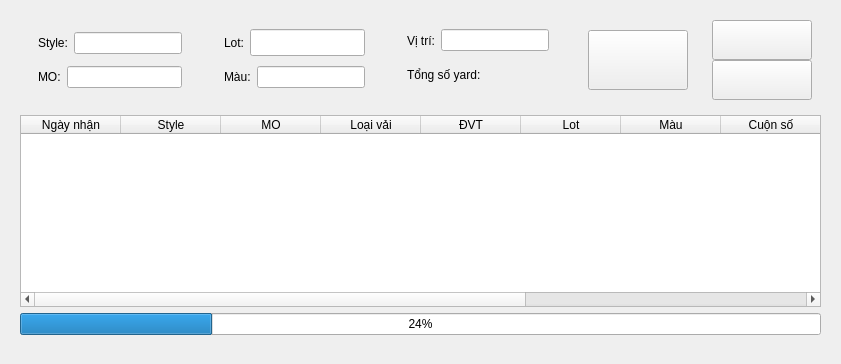
      <widget class="QWidget" name="tab_4">
       <attribute name="title">
        <string>Tồn kho</string>
       </attribute>
       <layout class="QVBoxLayout" name="verticalLayout_25">
        <item>
         <widget class="QWidget" name="widget_105" native="true">
          <layout class="QHBoxLayout" name="horizontalLayout_61">
           <item>
            <widget class="QWidget" name="widget_108" native="true">
             <layout class="QVBoxLayout" name="verticalLayout_42">
              <item>
               <widget class="QWidget" name="widget_110" native="true">
                <layout class="QHBoxLayout" name="horizontalLayout_63">
                 <property name="topMargin">
                  <number>0</number>
                 </property>
                 <property name="bottomMargin">
                  <number>0</number>
                 </property>
                 <item>
                  <widget class="QLabel" name="label_38">
                   <property name="text">
                    <string>Style:</string>
                   </property>
                  </widget>
                 </item>
                 <item>
                  <widget class="QLineEdit" name="tb401">
                   <property name="text">
                    <string/>
                   </property>
                  </widget>
                 </item>
                </layout>
               </widget>
              </item>
              <item>
               <widget class="QWidget" name="widget_112" native="true">
                <layout class="QHBoxLayout" name="horizontalLayout_64">
                 <property name="topMargin">
                  <number>0</number>
                 </property>
                 <property name="bottomMargin">
                  <number>0</number>
                 </property>
                 <item>
                  <widget class="QLabel" name="label_39">
                   <property name="text">
                    <string>MO:</string>
                   </property>
                  </widget>
                 </item>
                 <item>
                  <widget class="QLineEdit" name="tb402">
                   <property name="text">
                    <string/>
                   </property>
                  </widget>
                 </item>
                </layout>
               </widget>
              </item>
             </layout>
            </widget>
           </item>
           <item>
            <widget class="QWidget" name="widget_111" native="true">
             <layout class="QVBoxLayout" name="verticalLayout_45">
              <item>
               <widget class="QWidget" name="widget_113" native="true">
                <layout class="QHBoxLayout" name="horizontalLayout_65">
                 <property name="spacing">
                  <number>6</number>
                 </property>
                 <property name="topMargin">
                  <number>0</number>
                 </property>
                 <property name="bottomMargin">
                  <number>0</number>
                 </property>
                 <item>
                  <widget class="QLabel" name="label_40">
                   <property name="text">
                    <string>Lot:</string>
                   </property>
                  </widget>
                 </item>
                 <item>
                  <widget class="QLineEdit" name="tb403">
                   <property name="sizePolicy">
                    <sizepolicy hsizetype="Expanding" vsizetype="Preferred">
                     <horstretch>0</horstretch>
                     <verstretch>0</verstretch>
                    </sizepolicy>
                   </property>
                   <property name="maximumSize">
                    <size>
                     <width>16777215</width>
                     <height>27</height>
                    </size>
                   </property>
                   <property name="text">
                    <string/>
                   </property>
                  </widget>
                 </item>
                </layout>
               </widget>
              </item>
              <item>
               <widget class="QWidget" name="widget_115" native="true">
                <layout class="QHBoxLayout" name="horizontalLayout_66">
                 <property name="topMargin">
                  <number>0</number>
                 </property>
                 <property name="bottomMargin">
                  <number>0</number>
                 </property>
                 <item>
                  <widget class="QLabel" name="label_41">
                   <property name="text">
                    <string>Màu:</string>
                   </property>
                  </widget>
                 </item>
                 <item>
                  <widget class="QLineEdit" name="tb404">
                   <property name="text">
                    <string/>
                   </property>
                  </widget>
                 </item>
                </layout>
               </widget>
              </item>
             </layout>
            </widget>
           </item>
           <item>
            <widget class="QWidget" name="widget_114" native="true">
             <layout class="QVBoxLayout" name="verticalLayout_26">
              <item>
               <widget class="QWidget" name="widget_116" native="true">
                <layout class="QHBoxLayout" name="horizontalLayout_67">
                 <property name="topMargin">
                  <number>0</number>
                 </property>
                 <property name="bottomMargin">
                  <number>0</number>
                 </property>
                 <item>
                  <widget class="QLabel" name="label_42">
                   <property name="text">
                    <string>Vị trí:</string>
                   </property>
                  </widget>
                 </item>
                 <item>
                  <widget class="QLineEdit" name="tb405">
                   <property name="text">
                    <string/>
                   </property>
                  </widget>
                 </item>
                </layout>
               </widget>
              </item>
              <item>
               <widget class="QWidget" name="widget_122" native="true">
                <layout class="QHBoxLayout" name="horizontalLayout_36">
                 <item>
                  <widget class="QLabel" name="label_43">
                   <property name="text">
                    <string>Tổng số yard:</string>
                   </property>
                  </widget>
                 </item>
                 <item>
                  <widget class="QLabel" name="lb44">
                   <property name="font">
                    <font>
                     <pointsize>10</pointsize>
                     <weight>75</weight>
                     <bold>true</bold>
                    </font>
                   </property>
                   <property name="text">
                    <string/>
                   </property>
                  </widget>
                 </item>
                </layout>
               </widget>
              </item>
             </layout>
            </widget>
           </item>
           <item>
            <widget class="QWidget" name="widget_117" native="true"/>
           </item>
           <item>
            <widget class="QWidget" name="widget_118" native="true">
             <layout class="QHBoxLayout" name="horizontalLayout_68">
              <item>
               <widget class="QPushButton" name="bt405">
                <property name="minimumSize">
                 <size>
                  <width>100</width>
                  <height>60</height>
                 </size>
                </property>
                <property name="toolTip">
                 <string>Tìm kiếm</string>
                </property>
                <property name="text">
                 <string/>
                </property>
                <property name="icon">
                 <iconset resource="resources.qrc">
                  <normaloff>:/icons/icons/search.svg</normaloff>:/icons/icons/search.svg</iconset>
                </property>
                <property name="iconSize">
                 <size>
                  <width>30</width>
                  <height>30</height>
                 </size>
                </property>
               </widget>
              </item>
             </layout>
            </widget>
           </item>
           <item>
            <widget class="QWidget" name="widget_119" native="true">
             <layout class="QVBoxLayout" name="verticalLayout_47">
              <property name="spacing">
               <number>0</number>
              </property>
              <property name="topMargin">
               <number>0</number>
              </property>
              <property name="bottomMargin">
               <number>0</number>
              </property>
              <item>
               <widget class="QPushButton" name="bt403">
                <property name="minimumSize">
                 <size>
                  <width>100</width>
                  <height>40</height>
                 </size>
                </property>
                <property name="toolTip">
                 <string>Sơ đồ kho</string>
                </property>
                <property name="text">
                 <string/>
                </property>
                <property name="icon">
                 <iconset resource="resources.qrc">
                  <normaloff>:/icons/icons/layout.svg</normaloff>:/icons/icons/layout.svg</iconset>
                </property>
                <property name="iconSize">
                 <size>
                  <width>30</width>
                  <height>30</height>
                 </size>
                </property>
               </widget>
              </item>
              <item>
               <widget class="QPushButton" name="bt404">
                <property name="minimumSize">
                 <size>
                  <width>100</width>
                  <height>40</height>
                 </size>
                </property>
                <property name="toolTip">
                 <string>Tải xuống file Excel</string>
                </property>
                <property name="text">
                 <string/>
                </property>
                <property name="icon">
                 <iconset resource="resources.qrc">
                  <normaloff>:/icons/icons/download.svg</normaloff>:/icons/icons/download.svg</iconset>
                </property>
                <property name="iconSize">
                 <size>
                  <width>30</width>
                  <height>30</height>
                 </size>
                </property>
               </widget>
              </item>
             </layout>
            </widget>
           </item>
          </layout>
         </widget>
        </item>
        <item>
         <widget class="QWidget" name="widget_120" native="true">
          <property name="sizePolicy">
           <sizepolicy hsizetype="Preferred" vsizetype="Expanding">
            <horstretch>0</horstretch>
            <verstretch>0</verstretch>
           </sizepolicy>
          </property>
          <layout class="QHBoxLayout" name="horizontalLayout_69">
           <property name="spacing">
            <number>0</number>
           </property>
           <property name="topMargin">
            <number>0</number>
           </property>
           <property name="bottomMargin">
            <number>0</number>
           </property>
           <item>
            <widget class="QTableWidget" name="tableWidget_6">
             <column>
              <property name="text">
               <string>Ngày nhận</string>
              </property>
             </column>
             <column>
              <property name="text">
               <string>Style</string>
              </property>
             </column>
             <column>
              <property name="text">
               <string>MO</string>
              </property>
             </column>
             <column>
              <property name="text">
               <string>Loại vải</string>
              </property>
             </column>
             <column>
              <property name="text">
               <string>ĐVT</string>
              </property>
             </column>
             <column>
              <property name="text">
               <string>Lot</string>
              </property>
             </column>
             <column>
              <property name="text">
               <string>Màu</string>
              </property>
             </column>
             <column>
              <property name="text">
               <string>Cuộn số</string>
              </property>
             </column>
             <column>
              <property name="text">
               <string>Số yard</string>
              </property>
             </column>
             <column>
              <property name="text">
               <string>Vị trí</string>
              </property>
             </column>
             <column>
              <property name="text">
               <string>ID</string>
              </property>
             </column>
            </widget>
           </item>
          </layout>
         </widget>
        </item>
        <item>
         <widget class="QWidget" name="widget_121" native="true">
          <layout class="QVBoxLayout" name="verticalLayout_48">
           <property name="spacing">
            <number>0</number>
           </property>
           <property name="topMargin">
            <number>0</number>
           </property>
           <property name="bottomMargin">
            <number>0</number>
           </property>
           <item>
            <widget class="QProgressBar" name="progressBar_6">
             <property name="value">
              <number>24</number>
             </property>
            </widget>
           </item>
           <item>
            <widget class="QLabel" name="lb401">
             <property name="font">
              <font>
               <pointsize>12</pointsize>
              </font>
             </property>
             <property name="styleSheet">
              <string notr="true"/>
             </property>
             <property name="text">
              <string/>
             </property>
             <property name="alignment">
              <set>Qt::AlignCenter</set>
             </property>
            </widget>
           </item>
          </layout>
         </widget>
        </item>
       </layout>
      </widget>
